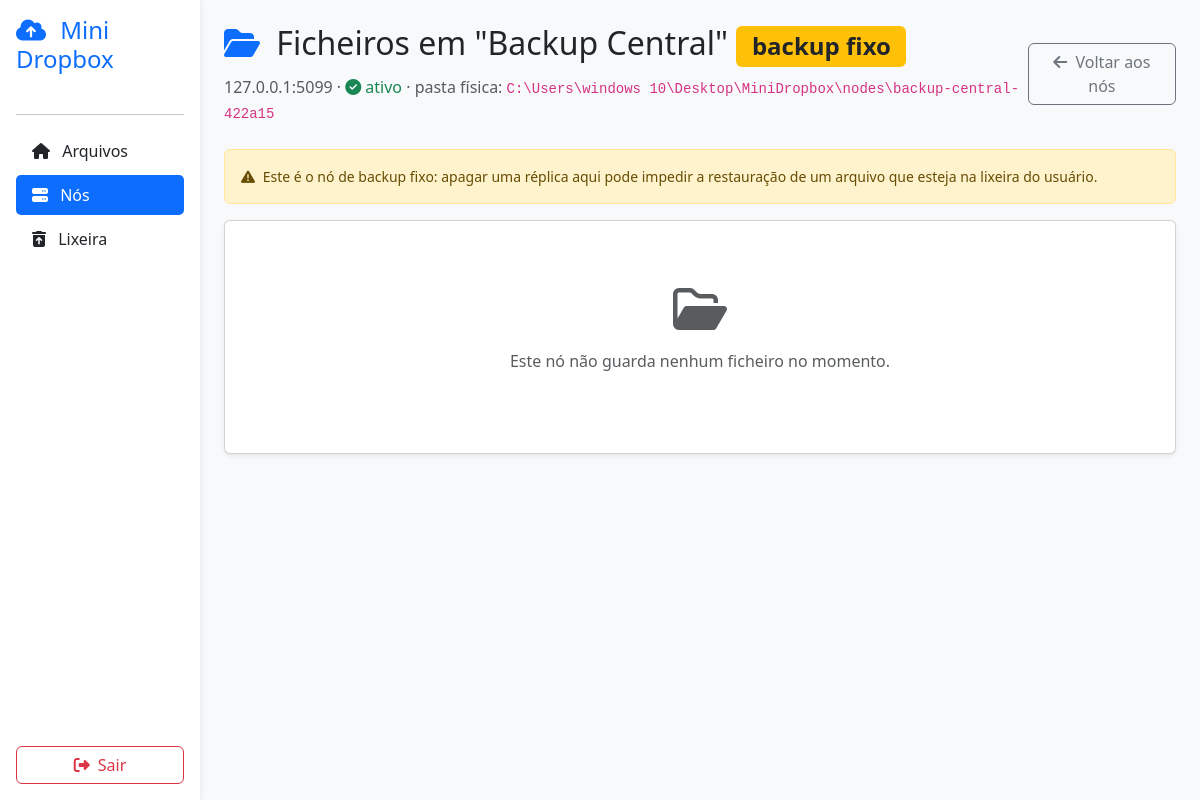
The app's page /nodes/962752d2-bdf7-486a-bebd-c0f3ebb189d2/files (signed in), older data.
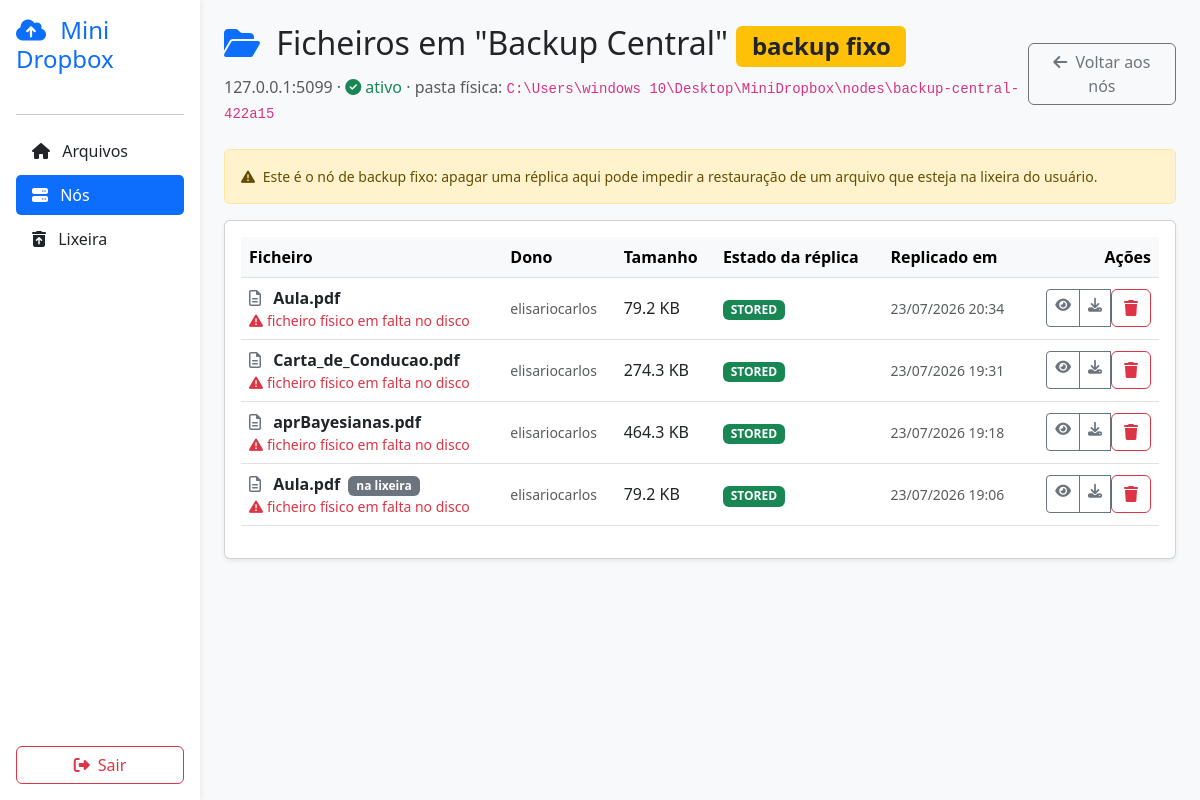
The same page, newer data.
### models.py (models this page shows, shortened)
class Node(db.Model):
    __tablename__ = "nodes"
    id = db.Column(db.String(36), primary_key=True, default=novo_uuid)
    name = db.Column(db.String(100), nullable=False)
    host = db.Column(db.String(255), nullable=False, default="127.0.0.1")
    port = db.Column(db.Integer, nullable=False, default=5000)
    path = db.Column(db.String(500), nullable=False)
    latitude = db.Column(db.Float, nullable=False)
    longitude = db.Column(db.Float, nullable=False)
    enabled = db.Column(db.Boolean, default=True)
    is_backup = db.Column(db.Boolean, default=False)
    last_seen = db.Column(db.DateTime, nullable=True)
    created_at = db.Column(db.DateTime, default=datetime.utcnow)
    replicas = db.relationship("FileReplica", backref="node", lazy=True)

class User(db.Model, UserMixin):
    __tablename__ = "user"
    id = db.Column(db.Integer, primary_key=True)
    username = db.Column(db.String(50), unique=True, nullable=False)
    email = db.Column(db.String(100), unique=True, nullable=False)
    password = db.Column(db.String(200), nullable=False)
    profile_image = db.Column(db.String(255), default="default.webp")
    files = db.relationship("File", backref="owner", lazy=True)
    folders = db.relationship("Folder", backref="owner", lazy=True)

class File(db.Model):
    __tablename__ = "files"
    id = db.Column(db.String(36), primary_key=True, default=novo_uuid)
    filename = db.Column(db.String(255), nullable=False)       # nome físico no disco
    display_name = db.Column(db.String(255), nullable=False)   # nome mostrado ao usuário
    size = db.Column(db.Integer, nullable=False)
    checksum = db.Column(db.String(64), nullable=False)
    folder_id = db.Column(db.String(36), db.ForeignKey("folders.id"), nullable=True)
    user_id = db.Column(db.Integer, db.ForeignKey("user.id"), nullable=False)
    created_at = db.Column(db.DateTime, default=datetime.utcnow)
    deleted_at = db.Column(db.DateTime, nullable=True)
    replicas = db.relationship(
        "FileReplica", backref="file", lazy=True, cascade="all, delete-orphan"
    )

class FileReplica(db.Model):
    __tablename__ = "file_replicas"
    id = db.Column(db.Integer, primary_key=True)
    file_id = db.Column(db.String(36), db.ForeignKey("files.id"), nullable=False)
    node_id = db.Column(db.String(36), db.ForeignKey("nodes.id"), nullable=False)
    status = db.Column(db.String(20), default="STORED")  # STORED | PENDING | CORROMPIDO
    replicated_at = db.Column(db.DateTime, default=datetime.utcnow)
    created_at = db.Column(db.DateTime, default=datetime.utcnow)

### app.py (the view)
@app.route("/nodes/<node_id>/files")
@login_required
def node_files(node_id):
    node = Node.query.get_or_404(node_id)
    replicas = (
        FileReplica.query.filter_by(node_id=node_id)
        .order_by(FileReplica.replicated_at.desc())
        .all()
    )
    itens = []
    for replica in replicas:
        arquivo = replica.file
        if arquivo is None:
            continue
        caminho = caminho_replica(node, arquivo.user_id, arquivo.filename)
        itens.append({
            "replica": replica,
            "arquivo": arquivo,
            "existe_no_disco": os.path.exists(caminho),
            "dono": arquivo.owner.username if arquivo.owner else "—",
        })
    return render_template("node_files.html", node=node, itens=itens)

### app.py (called while the page is built)
@login_manager.user_loader
def load_user(user_id):
    return User.query.get(int(user_id))

@app.template_filter("fmt_bytes")
def fmt_bytes(n):
    if n is None:
        return "—"
    if n < 1024:
        return f"{n} B"
    if n < 1024 * 1024:
        return f"{n / 1024:.1f} KB"
    return f"{n / (1024 * 1024):.1f} MB"

### services/replication.py (called while the page is built)
def caminho_replica(node, user_id, nome_fisico: str) -> str:
    return os.path.join(node.path, str(user_id), nome_fisico)

### templates/node_files.html (shortened to what this page needs)
<!DOCTYPE html>
<html lang="pt">
<head>
    <link href="https://cdn.jsdelivr.net/npm/bootstrap@5.3.0/dist/css/bootstrap.min.css" rel="stylesheet">
    <link rel="stylesheet" href="https://cdnjs.cloudflare.com/ajax/libs/font-awesome/6.4.0/css/all.min.css">
</head>
<body>
    <div class="container-fluid">
        <div class="row">
            <div class="col-md-3 col-lg-2 sidebar p-3 d-flex flex-column">
                <h4 class="text-primary mb-4">
                    <i class="fa-solid fa-cloud-arrow-up me-2"></i> Mini Dropbox
                </h4>
                <hr>
                <ul class="nav flex-column mb-4">
                    <li class="nav-item mb-1">
                        <a class="nav-link text-dark" href="{{ url_for('dashboard') }}">
                            <i class="fa-solid fa-house me-2"></i> Arquivos
                        </a>
                    </li>
                    <li class="nav-item mb-1">
                        <a class="nav-link active" href="{{ url_for('nodes') }}">
                            <i class="fa-solid fa-server me-2"></i> Nós
                        </a>
                    </li>
                    <li class="nav-item mb-1">
                        <a class="nav-link text-dark" href="{{ url_for('lixeira') }}">
                            <i class="fa-solid fa-trash-can-arrow-up me-2"></i> Lixeira
                        </a>
                    </li>
                </ul>
                <div class="mt-auto">
                    <a href="{{ url_for('logout') }}" class="btn btn-outline-danger w-100">
                        <i class="fa-solid fa-right-from-bracket me-1"></i> Sair
                    </a>
                </div>
            </div>
            <div class="col-md-9 col-lg-10 p-4">
                <div class="d-flex justify-content-between align-items-center mb-4">
                    <div>
                        <h2>
                            <i class="fa-solid fa-folder-open text-primary me-2"></i>
                            Ficheiros em "{{ node.name }}"
                            {% if node.is_backup %}
                            <span class="badge bg-warning text-dark align-middle">backup fixo</span>
                            {% endif %}
                        </h2>
                        <p class="text-muted mb-0">
                            {{ node.host }}:{{ node.port }} ·
                            {% if node.enabled %}
                            <span class="text-success"><i class="fa-solid fa-circle-check me-1"></i>ativo</span>
                            {% else %}
                            <span class="text-danger"><i class="fa-solid fa-circle-xmark me-1"></i>desativado</span>
                            {% endif %}
                            · pasta física: <code class="small">{{ node.path }}</code>
                        </p>
                    </div>
                    <a href="{{ url_for('nodes') }}" class="btn btn-outline-secondary">
                        <i class="fa-solid fa-arrow-left me-1"></i> Voltar aos nós
                    </a>
                </div>
                {% if node.is_backup %}
                <div class="alert alert-warning small">
                    <i class="fa-solid fa-triangle-exclamation me-1"></i>
                    Este é o nó de backup fixo: apagar uma réplica aqui pode impedir a
                    restauração de um arquivo que esteja na lixeira do usuário.
                </div>
                {% endif %}
                <div class="card p-3 shadow-sm">
                    {% if not itens %}
                    <div class="text-center py-5 text-muted">
                        <i class="fa-regular fa-folder-open fa-3x mb-3"></i>
                        <p>Este nó não guarda nenhum ficheiro no momento.</p>
                    </div>
                    {% else %}
                    <div class="table-responsive">
                        <table class="table table-hover align-middle">
                            <thead class="table-light">
                                <tr>
                                    <th>Ficheiro</th>
                                    <th>Dono</th>
                                    <th>Tamanho</th>
                                    <th>Estado da réplica</th>
                                    <th>Replicado em</th>
                                    <th class="text-end">Ações</th>
                                </tr>
                            </thead>
                            <tbody>
                                {% for item in itens %}
                                {% set arquivo = item.arquivo %}
                                {% set replica = item.replica %}
                                <tr>
                                    <td>
                                        <i class="fa-regular fa-file-lines text-secondary me-2"></i>
                                        <strong>{{ arquivo.display_name }}</strong>
                                        {% if arquivo.deleted_at %}
                                        <span class="badge bg-secondary ms-1" title="Arquivo na lixeira do usuário">na lixeira</span>
                                        {% endif %}
                                        {% if not item.existe_no_disco %}
                                        <div class="small text-danger">
                                            <i class="fa-solid fa-triangle-exclamation me-1"></i>ficheiro físico em falta no disco
                                        </div>
                                        {% endif %}
                                    </td>
                                    <td class="small text-muted">{{ item.dono }}</td>
                                    <td>{{ arquivo.size | fmt_bytes }}</td>
                                    <td>
                                        {% if replica.status == 'STORED' %}
                                        <span class="badge bg-success">STORED</span>
                                        {% elif replica.status == 'CORROMPIDO' %}
                                        <span class="badge bg-danger">CORROMPIDO</span>
                                        {% else %}
                                        <span class="badge bg-secondary">{{ replica.status }}</span>
                                        {% endif %}
                                    </td>
                                    <td class="small text-muted">{{ replica.replicated_at.strftime('%d/%m/%Y %H:%M') }}</td>
                                    <td class="text-end">
                                        <div class="btn-group btn-group-sm">
                                            <a href="{{ url_for('preview_file', file_id=arquivo.id) }}" class="btn btn-outline-secondary" title="Pré-visualizar" target="_blank">
                                                <i class="fa-solid fa-eye"></i>
                                            </a>
                                            <a href="{{ url_for('download_file', file_id=arquivo.id) }}" class="btn btn-outline-secondary" title="Baixar">
                                                <i class="fa-solid fa-download"></i>
                                            </a>
                                            <form action="{{ url_for('delete_node_file', node_id=node.id, file_id=arquivo.id) }}" method="POST" class="d-inline"
                                                  onsubmit="return confirm('Apagar a réplica de \'{{ arquivo.display_name }}\' neste nó? O ficheiro continua disponível se existir réplica noutro nó.');">
                                                <button type="submit" class="btn btn-outline-danger" title="Apagar réplica neste nó">
                                                    <i class="fa-solid fa-trash"></i>
                                                </button>
                                            </form>
                                        </div>
                                    </td>
                                </tr>
                                {% endfor %}
                            </tbody>
                        </table>
                    </div>
                    {% endif %}
                </div>
            </div>
        </div>
    </div>
</body>
</html>

### templates/node_files.html (style rules this page uses)
body { background-color: #f8f9fa; font-family: 'Segoe UI', Tahoma, Geneva, Verdana, sans-serif; }
.sidebar { background-color: #ffffff; min-height: 100vh; box-shadow: 2px 0 5px rgba(0,0,0,.05); }
.nav-link.active { background-color: #0d6efd; color: white !important; border-radius: 5px; }

Row changes from the older to the newer data that the page shows:
added User: dono "elisariocarlos", shows "na lixeira"
added File: display_name "Aula.pdf", size|fmt_bytes "79.2 KB"
added FileReplica: replicated_at "23/07/2026 20:34"
added File: display_name "Carta_de_Conducao.pdf", size|fmt_bytes "274.3 KB"
added FileReplica: replicated_at "23/07/2026 19:31"
added File: display_name "aprBayesianas.pdf", size|fmt_bytes "464.3 KB"
added FileReplica: replicated_at "23/07/2026 19:18"
added File: display_name "Aula.pdf", size|fmt_bytes "79.2 KB"
added FileReplica: replicated_at "23/07/2026 19:06"
Text that changed along with them:
text no longer shown: "Este nó não guarda nenhum ficheiro no momento."
text now shown: "Ficheiro Dono Tamanho Estado da réplica Replicado em Ações"
